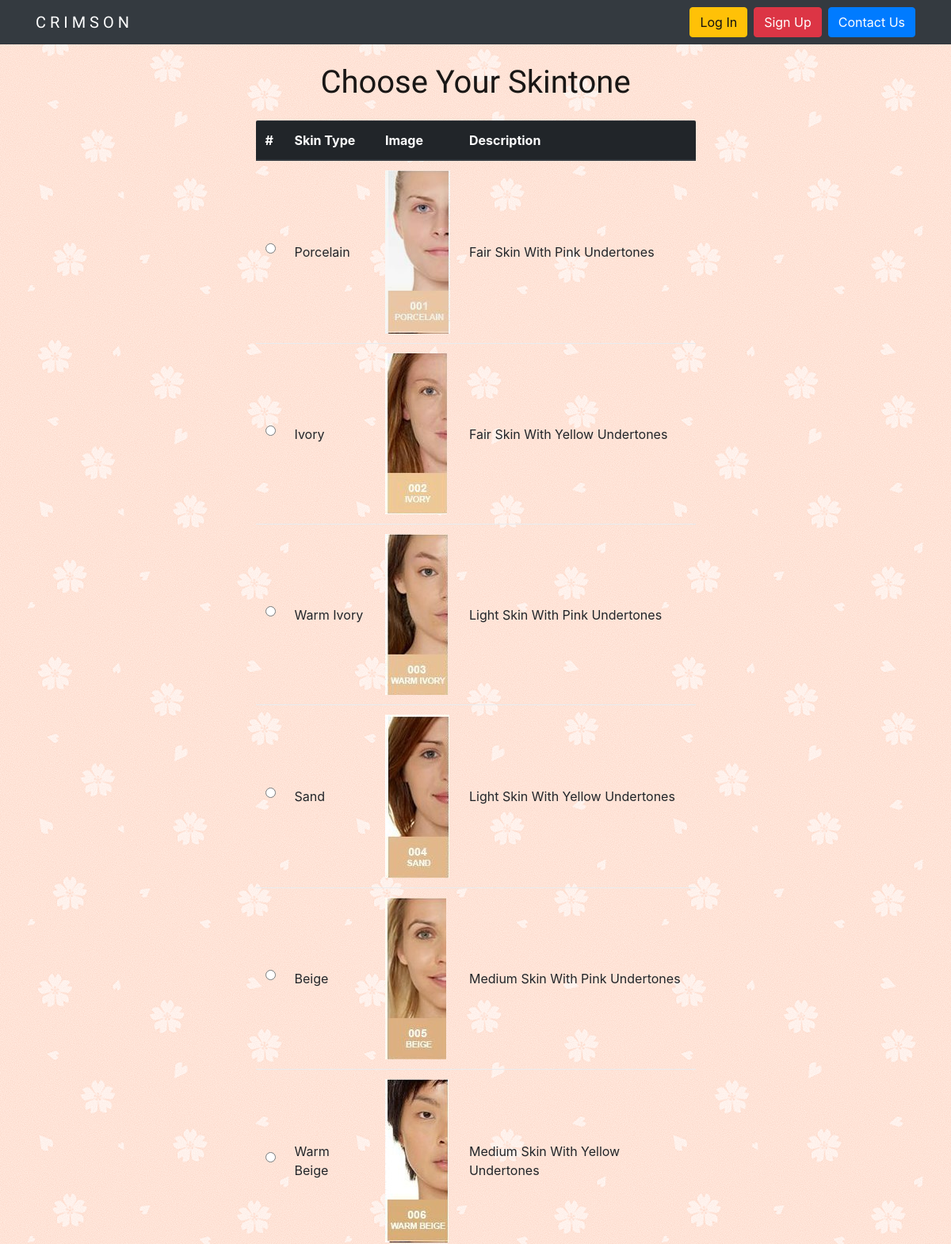
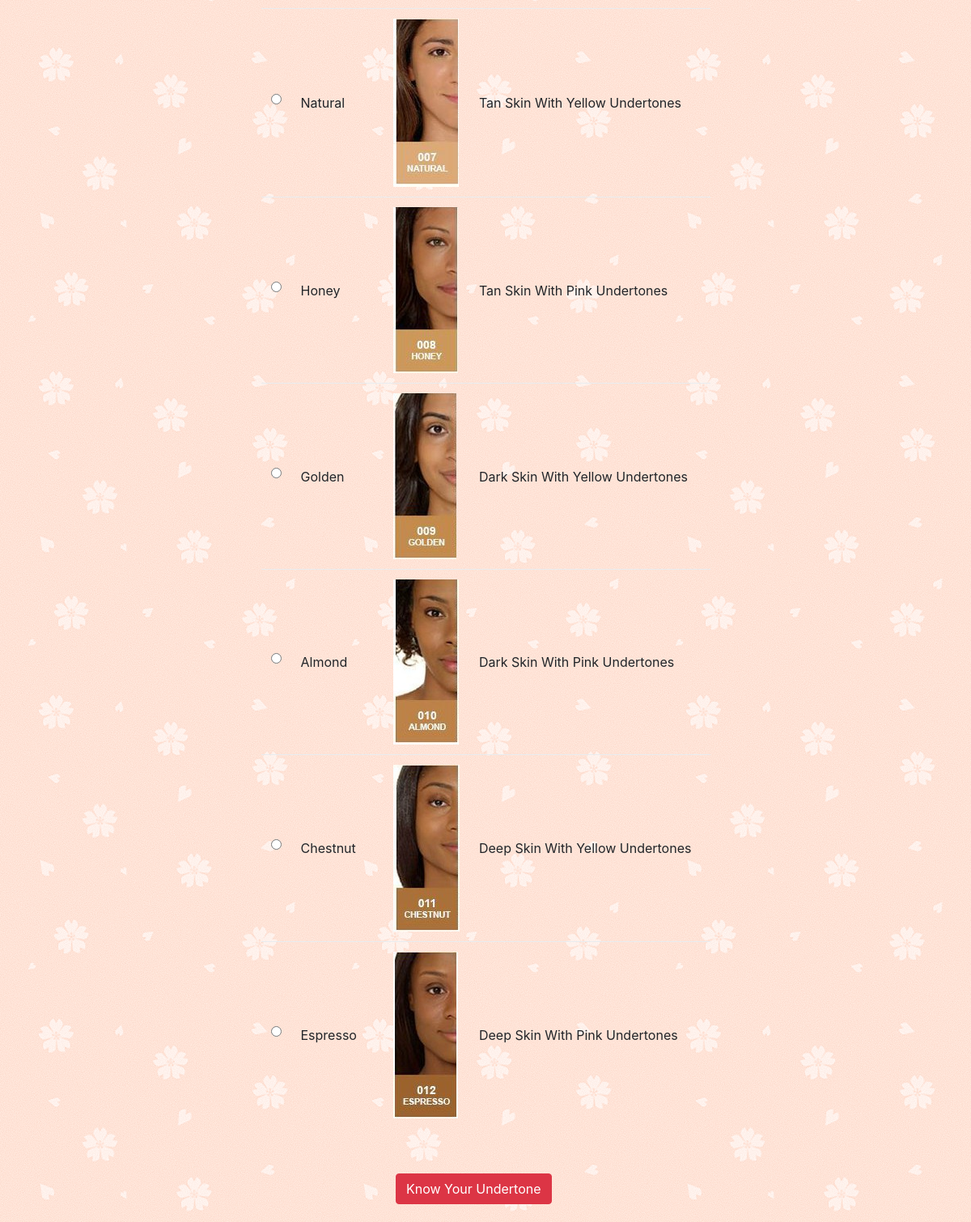
The app's page /choose_skintone/ with its own data (2 pictures, top to bottom).
### skin/models.py (models this page shows, shortened)
class skintype(models.Model):
	name = models.CharField(max_length=30, unique=True)
	description = models.CharField(max_length=100)
	image = models.CharField(max_length=1000)

### skin/views.py (the view)
# urls.py: url(r'^choose_skintone/$', views.choose_skintone, name='choose_skintone'),
def choose_skintone(request):
	stypes = skintype.objects.all()
	return render(request, 'choose_skintone.html', {'stypes': stypes})

### templates/choose_skintone.html
{% extends 'base.html' %}
{% load static %}
{% block stylesheet %}
  <link rel="stylesheet" href="{% static 'css/app.css' %}">
{% endblock %}
{% block content %}
<h1 class="text-center logo my-4">
  <a href="{% url 'home' %}">Choose Your Skintone</a>
</h1>
<table class="table table-responsive table-hover">
  <thead class="thead-dark">
    <tr>
      <th>#</th>
      <th>Skin Type</th>
      <th>Image</th>
      <th>Description</th>
    </tr>
  </thead>
  <tbody>
    {% for stype in stypes %}
    <tr>
      <td class="align-middle">
        <div class="radio">
          <label><input type="radio" name="optradio"></label>
        </div>
      </td>
      <td class="align-middle">{{ stype.name }}</td>
      <td class="align-middle"><img src="{% static stype.image %}"></td>
      <td class="align-middle">{{ stype.description }}</td>
    </tr>
    {% endfor %}
  </tbody>
</table
<h3></h3>
<a href="{%url 'choose_undertone'%}"><button class="btn btn-danger" style="margin-left:40%;margin-right:0%;margin-top:5%;margin-bottom:2%">Know Your Undertone</button></a>
{% endblock %}

### static/css/app.css (style rules this page uses)
body { background-image: url(../img/sakura.png); }
.table { border-radius: 2px; width: 50%; margin: 0px auto; float: none; }
.logo { font-family: 'Amatic SC', cursive; }
.logo a { color: rgba(0,0,0,.9); }

### records on screen
skintype: name "Porcelain", image (picture), description "Fair Skin With Pink Undertones"
skintype: name "Ivory", image (picture), description "Fair Skin With Yellow Undertones"
skintype: name "Warm Ivory", image (picture), description "Light Skin With Pink Undertones"
skintype: name "Sand", image (picture), description "Light Skin With Yellow Undertones"
skintype: name "Beige", image (picture), description "Medium Skin With Pink Undertones"
skintype: name "Warm Beige", image (picture), description "Medium Skin With Yellow Undertones"
skintype: name "Natural", image (picture), description "Tan Skin With Yellow Undertones"
skintype: name "Honey", image (picture), description "Tan Skin With Pink Undertones"
skintype: name "Golden", image (picture), description "Dark Skin With Yellow Undertones"
skintype: name "Almond", image (picture), description "Dark Skin With Pink Undertones"
skintype: name "Chestnut", image (picture), description "Deep Skin With Yellow Undertones"
skintype: name "Espresso", image (picture), description "Deep Skin With Pink Undertones"
